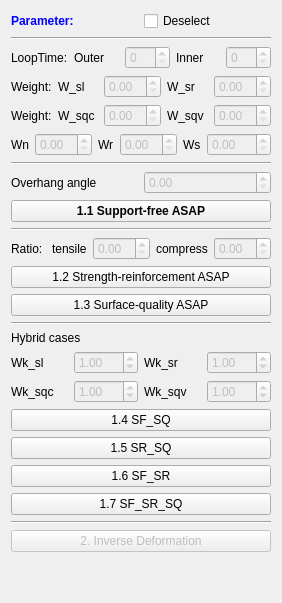
       <widget class="QWidget" name="tab">
        <attribute name="title">
         <string>Deformation</string>
        </attribute>
        <layout class="QVBoxLayout" name="verticalLayout_3">
         <item>
          <layout class="QHBoxLayout" name="horizontalLayout_12">
           <item>
            <widget class="QLabel" name="label">
             <property name="font">
              <font>
               <weight>75</weight>
               <bold>true</bold>
              </font>
             </property>
             <property name="styleSheet">
              <string notr="true">color: rgb(0, 0, 255);</string>
             </property>
             <property name="text">
              <string>Parameter:</string>
             </property>
            </widget>
           </item>
           <item>
            <widget class="QCheckBox" name="boxDeselect">
             <property name="text">
              <string>Deselect</string>
             </property>
            </widget>
           </item>
          </layout>
         </item>
         <item>
          <widget class="Line" name="line_2">
           <property name="orientation">
            <enum>Qt::Horizontal</enum>
           </property>
          </widget>
         </item>
         <item>
          <layout class="QHBoxLayout" name="horizontalLayout_31">
           <item>
            <widget class="QLabel" name="label_46">
             <property name="text">
              <string>LoopTime:</string>
             </property>
            </widget>
           </item>
           <item>
            <widget class="QLabel" name="label_47">
             <property name="font">
              <font>
               <weight>50</weight>
               <bold>false</bold>
              </font>
             </property>
             <property name="text">
              <string>Outer</string>
             </property>
            </widget>
           </item>
           <item>
            <widget class="QSpinBox" name="spinBox_shapeUpIterNum">
             <property name="enabled">
              <bool>false</bool>
             </property>
             <property name="font">
              <font>
               <weight>50</weight>
               <bold>false</bold>
              </font>
             </property>
             <property name="value">
              <number>0</number>
             </property>
            </widget>
           </item>
           <item>
            <widget class="QLabel" name="label_48">
             <property name="font">
              <font>
               <weight>50</weight>
               <bold>false</bold>
              </font>
             </property>
             <property name="text">
              <string>Inner</string>
             </property>
            </widget>
           </item>
           <item>
            <widget class="QSpinBox" name="spinBox_innerIterNum">
             <property name="enabled">
              <bool>false</bool>
             </property>
             <property name="font">
              <font>
               <weight>50</weight>
               <bold>false</bold>
              </font>
             </property>
            </widget>
           </item>
          </layout>
         </item>
         <item>
          <layout class="QHBoxLayout" name="horizontalLayout_32">
           <item>
            <widget class="QLabel" name="label_49">
             <property name="font">
              <font>
               <weight>50</weight>
               <bold>false</bold>
              </font>
             </property>
             <property name="text">
              <string>Weight:</string>
             </property>
            </widget>
           </item>
           <item>
            <widget class="QLabel" name="label_50">
             <property name="text">
              <string>W_sl</string>
             </property>
            </widget>
           </item>
           <item>
            <widget class="QDoubleSpinBox" name="doubleSpinBox_criticalTETWeight_SL">
             <property name="enabled">
              <bool>false</bool>
             </property>
             <property name="font">
              <font>
               <weight>50</weight>
               <bold>false</bold>
              </font>
             </property>
             <property name="singleStep">
              <double>1.000000000000000</double>
             </property>
             <property name="value">
              <double>0.000000000000000</double>
             </property>
            </widget>
           </item>
           <item>
            <widget class="QLabel" name="label_51">
             <property name="text">
              <string>W_sr</string>
             </property>
            </widget>
           </item>
           <item>
            <widget class="QDoubleSpinBox" name="doubleSpinBox_criticalTETWeight_SR">
             <property name="enabled">
              <bool>false</bool>
             </property>
             <property name="font">
              <font>
               <weight>50</weight>
               <bold>false</bold>
              </font>
             </property>
            </widget>
           </item>
          </layout>
         </item>
         <item>
          <layout class="QHBoxLayout" name="horizontalLayout_33">
           <item>
            <widget class="QLabel" name="label_52">
             <property name="font">
              <font>
               <weight>50</weight>
               <bold>false</bold>
              </font>
             </property>
             <property name="text">
              <string>Weight:</string>
             </property>
            </widget>
           </item>
           <item>
            <widget class="QLabel" name="label_2">
             <property name="text">
              <string>W_sqc</string>
             </property>
            </widget>
           </item>
           <item>
            <widget class="QDoubleSpinBox" name="doubleSpinBox_criticalTETWeight_SQC">
             <property name="enabled">
              <bool>false</bool>
             </property>
             <property name="font">
              <font>
               <weight>50</weight>
               <bold>false</bold>
              </font>
             </property>
            </widget>
           </item>
           <item>
            <widget class="QLabel" name="label_53">
             <property name="text">
              <string>W_sqv</string>
             </property>
            </widget>
           </item>
           <item>
            <widget class="QDoubleSpinBox" name="doubleSpinBox_criticalTETWeight_SQV">
             <property name="enabled">
              <bool>false</bool>
             </property>
             <property name="font">
              <font>
               <weight>50</weight>
               <bold>false</bold>
              </font>
             </property>
            </widget>
           </item>
          </layout>
         </item>
         <item>
          <layout class="QHBoxLayout" name="horizontalLayout_34">
           <item>
            <widget class="QLabel" name="label_55">
             <property name="text">
              <string>Wn</string>
             </property>
            </widget>
           </item>
           <item>
            <widget class="QDoubleSpinBox" name="doubleSpinBox_neighborScaleWeight">
             <property name="enabled">
              <bool>false</bool>
             </property>
             <property name="font">
              <font>
               <weight>50</weight>
               <bold>false</bold>
              </font>
             </property>
             <property name="value">
              <double>0.000000000000000</double>
             </property>
            </widget>
           </item>
           <item>
            <widget class="QLabel" name="label_56">
             <property name="text">
              <string>Wr</string>
             </property>
            </widget>
           </item>
           <item>
            <widget class="QDoubleSpinBox" name="doubleSpinBox_regularScaleWeight">
             <property name="enabled">
              <bool>false</bool>
             </property>
             <property name="font">
              <font>
               <weight>50</weight>
               <bold>false</bold>
              </font>
             </property>
             <property name="value">
              <double>0.000000000000000</double>
             </property>
            </widget>
           </item>
           <item>
            <widget class="QLabel" name="label_57">
             <property name="text">
              <string>Ws</string>
             </property>
            </widget>
           </item>
           <item>
            <widget class="QDoubleSpinBox" name="doubleSpinBox_globalQuatSmoothWeight">
             <property name="enabled">
              <bool>false</bool>
             </property>
             <property name="font">
              <font>
               <weight>50</weight>
               <bold>false</bold>
              </font>
             </property>
             <property name="maximum">
              <double>999.899999999999977</double>
             </property>
             <property name="value">
              <double>0.000000000000000</double>
             </property>
            </widget>
           </item>
          </layout>
         </item>
         <item>
          <widget class="Line" name="line_14">
           <property name="orientation">
            <enum>Qt::Horizontal</enum>
           </property>
          </widget>
         </item>
         <item>
          <layout class="QHBoxLayout" name="horizontalLayout_2">
           <item>
            <widget class="QLabel" name="label_8">
             <property name="font">
              <font>
               <weight>50</weight>
               <bold>false</bold>
              </font>
             </property>
             <property name="text">
              <string>Overhang angle</string>
             </property>
            </widget>
           </item>
           <item>
            <widget class="QDoubleSpinBox" name="doubleSpinBox_supportFreeAngle">
             <property name="enabled">
              <bool>false</bool>
             </property>
             <property name="value">
              <double>0.000000000000000</double>
             </property>
            </widget>
           </item>
          </layout>
         </item>
         <item>
          <widget class="QPushButton" name="pushButton_s3DeformFDM_supportLess_ASAP">
           <property name="font">
            <font>
             <weight>75</weight>
             <bold>true</bold>
            </font>
           </property>
           <property name="text">
            <string>1.1 Support-free ASAP</string>
           </property>
          </widget>
         </item>
         <item>
          <widget class="Line" name="line_4">
           <property name="orientation">
            <enum>Qt::Horizontal</enum>
           </property>
          </widget>
         </item>
         <item>
          <layout class="QHBoxLayout" name="horizontalLayout_30">
           <item>
            <widget class="QLabel" name="label_10">
             <property name="font">
              <font>
               <weight>50</weight>
               <bold>false</bold>
              </font>
             </property>
             <property name="text">
              <string>Ratio:</string>
             </property>
            </widget>
           </item>
           <item>
            <widget class="QLabel" name="label_44">
             <property name="font">
              <font>
               <weight>50</weight>
               <bold>false</bold>
              </font>
             </property>
             <property name="text">
              <string>tensile</string>
             </property>
            </widget>
           </item>
           <item>
            <widget class="QDoubleSpinBox" name="doubleSpinBox_tensileRegionRatio">
             <property name="enabled">
              <bool>false</bool>
             </property>
             <property name="font">
              <font>
               <weight>50</weight>
               <bold>false</bold>
              </font>
             </property>
             <property name="singleStep">
              <double>0.100000000000000</double>
             </property>
             <property name="value">
              <double>0.000000000000000</double>
             </property>
            </widget>
           </item>
           <item>
            <widget class="QLabel" name="label_11">
             <property name="font">
              <font>
               <weight>50</weight>
               <bold>false</bold>
              </font>
             </property>
             <property name="text">
              <string>compress</string>
             </property>
            </widget>
           </item>
           <item>
            <widget class="QDoubleSpinBox" name="doubleSpinBox_compressRegionRatio">
             <property name="enabled">
              <bool>false</bool>
             </property>
             <property name="font">
              <font>
               <weight>50</weight>
               <bold>false</bold>
              </font>
             </property>
             <property name="singleStep">
              <double>0.100000000000000</double>
             </property>
             <property name="value">
              <double>0.000000000000000</double>
             </property>
            </widget>
           </item>
          </layout>
         </item>
         <item>
          <widget class="QPushButton" name="pushButton_s3DeformFDM_strengthReinforcement_ASAP">
           <property name="text">
            <string>1.2 Strength-reinforcement ASAP</string>
           </property>
          </widget>
         </item>
         <item>
          <widget class="QPushButton" name="pushButton_s3DeformFDM_surfaceQuality_ASAP">
           <property name="text">
            <string>1.3 Surface-quality ASAP</string>
           </property>
          </widget>
         </item>
         <item>
          <widget class="Line" name="line_6">
           <property name="orientation">
            <enum>Qt::Horizontal</enum>
           </property>
          </widget>
         </item>
         <item>
          <widget class="QLabel" name="label_4">
           <property name="text">
            <string>Hybrid cases</string>
           </property>
          </widget>
         </item>
         <item>
          <layout class="QHBoxLayout" name="horizontalLayout_36">
           <item>
            <widget class="QLabel" name="label_6">
             <property name="font">
              <font>
               <weight>50</weight>
               <bold>false</bold>
              </font>
             </property>
             <property name="text">
              <string>Wk_sl</string>
             </property>
            </widget>
           </item>
           <item>
            <widget class="QDoubleSpinBox" name="doubleSpinBox_keepWeight_SL">
             <property name="enabled">
              <bool>false</bool>
             </property>
             <property name="font">
              <font>
               <weight>50</weight>
               <bold>false</bold>
              </font>
             </property>
             <property name="minimum">
              <double>0.010000000000000</double>
             </property>
             <property name="maximum">
              <double>999.990000000000009</double>
             </property>
             <property name="value">
              <double>1.000000000000000</double>
             </property>
            </widget>
           </item>
           <item>
            <widget class="QLabel" name="label_58">
             <property name="font">
              <font>
               <weight>50</weight>
               <bold>false</bold>
              </font>
             </property>
             <property name="text">
              <string>Wk_sr</string>
             </property>
            </widget>
           </item>
           <item>
            <widget class="QDoubleSpinBox" name="doubleSpinBox_keepWeight_SR">
             <property name="enabled">
              <bool>false</bool>
             </property>
             <property name="font">
              <font>
               <weight>50</weight>
               <bold>false</bold>
              </font>
             </property>
             <property name="minimum">
              <double>0.010000000000000</double>
             </property>
             <property name="maximum">
              <double>999.990000000000009</double>
             </property>
             <property name="value">
              <double>1.000000000000000</double>
             </property>
            </widget>
           </item>
          </layout>
         </item>
         <item>
          <layout class="QHBoxLayout" name="horizontalLayout_35">
           <item>
            <widget class="QLabel" name="label_5">
             <property name="font">
              <font>
               <weight>50</weight>
               <bold>false</bold>
              </font>
             </property>
             <property name="text">
              <string>Wk_sqc</string>
             </property>
            </widget>
           </item>
           <item>
            <widget class="QDoubleSpinBox" name="doubleSpinBox_keepWeight_SQC">
             <property name="enabled">
              <bool>false</bool>
             </property>
             <property name="font">
              <font>
               <weight>50</weight>
               <bold>false</bold>
              </font>
             </property>
             <property name="minimum">
              <double>0.010000000000000</double>
             </property>
             <property name="maximum">
              <double>999.990000000000009</double>
             </property>
             <property name="value">
              <double>1.000000000000000</double>
             </property>
            </widget>
           </item>
           <item>
            <widget class="QLabel" name="label_54">
             <property name="font">
              <font>
               <weight>50</weight>
               <bold>false</bold>
              </font>
             </property>
             <property name="text">
              <string>Wk_sqv</string>
             </property>
            </widget>
           </item>
           <item>
            <widget class="QDoubleSpinBox" name="doubleSpinBox_keepWeight_SQV">
             <property name="enabled">
              <bool>false</bool>
             </property>
             <property name="font">
              <font>
               <weight>50</weight>
               <bold>false</bold>
              </font>
             </property>
             <property name="minimum">
              <double>0.010000000000000</double>
             </property>
             <property name="maximum">
              <double>999.990000000000009</double>
             </property>
             <property name="value">
              <double>1.000000000000000</double>
             </property>
            </widget>
           </item>
          </layout>
         </item>
         <item>
          <widget class="QPushButton" name="pushButton_s3DeformFDM_hybrid_SL_SQ_ASAP">
           <property name="enabled">
            <bool>true</bool>
           </property>
           <property name="text">
            <string>1.4 SF_SQ</string>
           </property>
          </widget>
         </item>
         <item>
          <widget class="QPushButton" name="pushButton_s3DeformFDM_hybrid_SR_SQ_ASAP">
           <property name="enabled">
            <bool>true</bool>
           </property>
           <property name="text">
            <string>1.5 SR_SQ</string>
           </property>
          </widget>
         </item>
         <item>
          <widget class="QPushButton" name="pushButton_s3DeformFDM_hybrid_SL_SR_ASAP">
           <property name="text">
            <string>1.6 SF_SR</string>
           </property>
          </widget>
         </item>
         <item>
          <widget class="QPushButton" name="pushButton_s3DeformFDM_hybrid_SL_SR_SQ_ASAP">
           <property name="text">
            <string>1.7 SF_SR_SQ</string>
           </property>
          </widget>
         </item>
         <item>
          <widget class="Line" name="line_16">
           <property name="orientation">
            <enum>Qt::Horizontal</enum>
           </property>
          </widget>
         </item>
         <item>
          <widget class="QPushButton" name="pushButton_s3DeformFDM_inverseDeform">
           <property name="enabled">
            <bool>false</bool>
           </property>
           <property name="text">
            <string>2. Inverse Deformation</string>
           </property>
          </widget>
         </item>
         <item>
          <spacer name="verticalSpacer_2">
           <property name="orientation">
            <enum>Qt::Vertical</enum>
           </property>
           <property name="sizeHint" stdset="0">
            <size>
             <width>20</width>
             <height>40</height>
            </size>
           </property>
          </spacer>
         </item>
        </layout>
       </widget>
